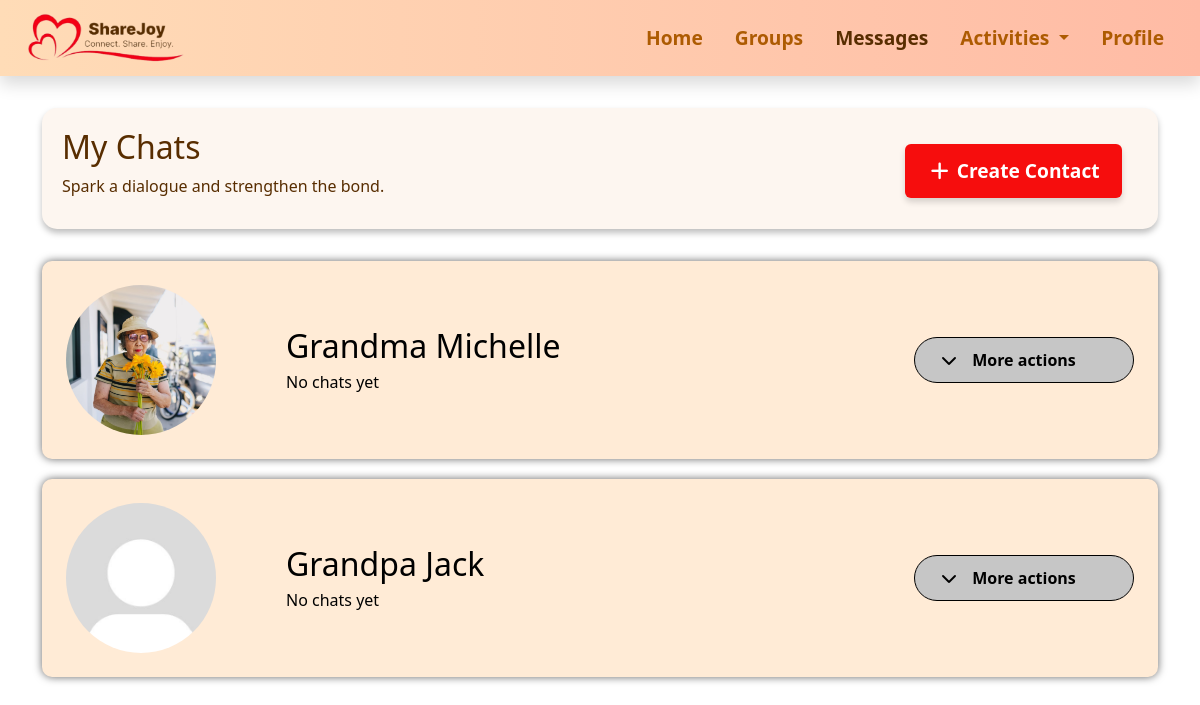
The app's page /messages, older data.
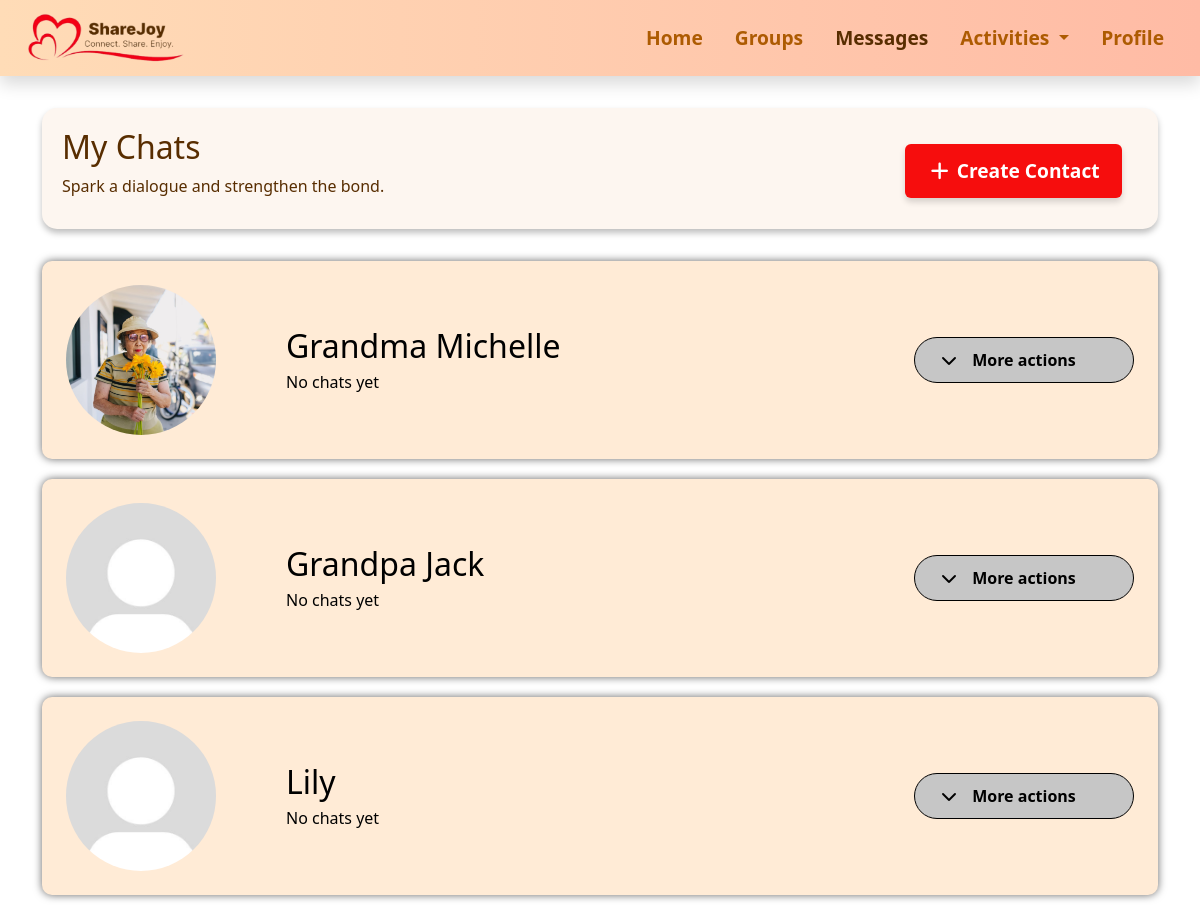
The same page, newer data.
### messages.py (models this page shows)
class Contact(db.Model):
    __tablename__ = 'contact'
    id = db.Column(db.Integer, primary_key=True)
    name = db.Column(db.String(100), nullable=False)
    phone = db.Column(db.String(20))
    short_desc = db.Column(db.String(120))
    image_url = db.Column(db.String(200))
    messages = db.relationship("Message", backref="contact", lazy=True)

### app.py (the view)
@app.route("/messages")
def messages():
    contacts = Contact.query.all()
    for c in contacts:
        last_msg = (
            Message.query.filter_by(contact_id=c.id)
            .order_by(Message.timestamp.desc())
            .first()
        )
        c.last_chat = last_msg.timestamp if last_msg else None
    return render_template("messages.html", contacts=contacts, title="Messages")

### templates/messages.html (shortened to what this page needs)
{% extends "base.html" %}
{% block extra_css %}
<link rel="stylesheet" href="{{ url_for('static', filename='css/messages.css') }}">
{% endblock %}
{% block content %}
<div class="section-box d-flex flex-column flex-md-row justify-content-between align-items-start align-items-md-center">
  <div>
    <h1>My Chats</h1>
    <p>Spark a dialogue and strengthen the bond.</p>
  </div>
  <a href="{{ url_for('create_contact') }}"class="btn btn-danger contact-btn mt-2 mt-md-0 me-3 fw-semibold">
   <i class="fa-solid fa-plus"></i> Create Contact
  </a>
</div>
{% for contact in contacts %}
<div class="contact-box p-4">
  <div class="d-flex align-items-center justify-content-between w-100">
    <div class="d-flex align-items-center" onclick="window.location.href='{{ url_for('textchat', contact_id=contact.id) }}'">
      <img src="{{ url_for('static', filename=contact.image_url or 'images/default_pfp.jpg') }}"
           alt="Profile Image" class="circle-image">
      <div>
        <h1 class="mb-1 me-5">{{ contact.name }}</h1>
        <p class="mb-0">
          {% if contact.last_chat %}
            Last chatted on {{ contact.last_chat.strftime("%b %d, %Y %H:%M") }}
          {% else %}
            No chats yet
          {% endif %}
        </p>
      </div>
    </div>
    <div class="more-actions-wrapper position-relative">
      <button class="more-actions-toggle d-flex align-items-center justify-content-center position-relative"
              onclick="event.stopPropagation(); toggleDropdown(this)">
        <i class="fa-solid fa-chevron-down chevron-icon position-absolute start-0 ms-4"></i>
        <span class="mx-auto">More actions</span>
      </button>
    </div>
  </div>
</div>
{% endfor %}
{% endblock %}

### templates/base.html (shortened to what this page needs)
<!doctype html>
<html lang="en">
<head>
    <link href="https://cdn.jsdelivr.net/npm/bootstrap@5.3.8/dist/css/bootstrap.min.css" rel="stylesheet">
    <link rel="stylesheet" href="{{ url_for('static', filename='css/navbar.css') }}">
    <link rel="stylesheet" href="{{ url_for('static', filename='css/base.css') }}">
    <link rel="stylesheet" href="https://cdnjs.cloudflare.com/ajax/libs/font-awesome/7.0.1/css/all.min.css">
    {% block extra_css %}{% endblock %}
</head>
<body>
    {% include "navbar.html" %}
    <div class="container mt-4">
        {% block content %}{% endblock %}
    </div>
</body>
</html>

### templates/navbar.html (shortened to what this page needs)
<nav class="navbar navbar-expand-md sticky-top shadow">
    <div class="container-fluid align-items-center">
        <a class="navbar-brand ms-3" href="{{ url_for('home') }}"><img
                src="{{ url_for('static', filename='images/navbar.png') }}" alt="ShareJoy" height="50"></a>
        <div class="collapse navbar-collapse" id="navbarNav">
            <ul class="navbar-nav ms-auto">
                <li class="nav-item">
                    <a class="nav-link me-3 fw-bold {% if request.endpoint == 'home' %}active{% endif %}"
                        href="{{ url_for('home') }}">Home</a>
                </li>
                <li class="nav-item">
                    <a class="nav-link me-3 fw-bold {% if request.endpoint == 'groups' %}active{% endif %}"
                        href="{{ url_for('groups') }}">Groups</a>
                </li>
                <li class="nav-item">
                    <a class="nav-link me-3 fw-bold {% if request.endpoint == 'messages' %}active{% endif %}"
                        href="{{ url_for('messages') }}">Messages</a>
                </li>
                <li class="nav-item dropdown">
                    <a class="nav-link me-3 dropdown-toggle fw-bold {% if request.endpoint in ['activities', 'explore', 'schedule'] %}active{% endif %}"
                        href="#" id="activitiesDropdown" role="button" data-bs-toggle="dropdown">
                        Activities
                    </a>
                </li>
                <li class="nav-item">
                    <a class="nav-link me-3 fw-bold {% if request.endpoint == 'profile' %}active{% endif %}"
                        href="{{ url_for('profile') }}">Profile</a>
                </li>
            </ul>
        </div>
    </div>
</nav>

### static/css/navbar.css (style rules this page uses)
.navbar, .dropdown-menu { background: linear-gradient(90deg, #FFDCB7, #ffbba5); border: none; box-shadow: 0 4px 8px rgba(0, 0, 0, 0.1); }
.navbar .nav-link, .dropdown-item { font-size: 1.2rem; color: #ad5b02; transition: color 0.3s ease, transform 0.3s ease; }
.active, .nav-link:hover, .dropdown-item:hover { color: #582D00 !important; background-color: transparent !important; }

### static/css/base.css (style rules this page uses)
.section-box { width: 100%; min-height: 100px; color: #582D00; background-color: #FDF6F0; box-shadow: 0 4px 6px rgba(0, 0, 0, 0.256); padding-top: 20px; padding-bottom: 15px; padding-left: 20px; padding-right: 20px; margin: 2rem auto; border-radius: 15px; }
h1 { font-size: 2rem; }
body { color: #582D00; }

### static/css/messages.css (style rules this page uses)
.btn-danger { background: #F60D0D; border: none; box-shadow: 0 4px 6px rgba(0, 0, 0, 0.158); }
.contact-btn { font-size: 1.2rem; padding: 0.8rem 1.4rem; }
.contact-box { width: 100%; min-height: 150px; color: black; background-color: #FFEBD6; box-shadow: 0 0px 8px rgba(0,0,0,0.6); border-radius: 10px; margin: 20px auto; display: flex; flex-direction: column; justify-content: center; align-items: flex-start; }
.circle-image { width: 150px; height: 150px; border-radius: 50%; object-fit: cover; margin-right: 70px; }
.more-actions-wrapper { position: relative; }
.more-actions-toggle { width: 220px; padding: 10px 16px; border-radius: 25px; background-color: #c6c6c6; border: 1px solid black; font-weight: bold; position: relative; }
.chevron-icon { transition: transform 0.2s ease; }

Row changes from the older to the newer data that the page shows:
added Contact: name "Lily"
